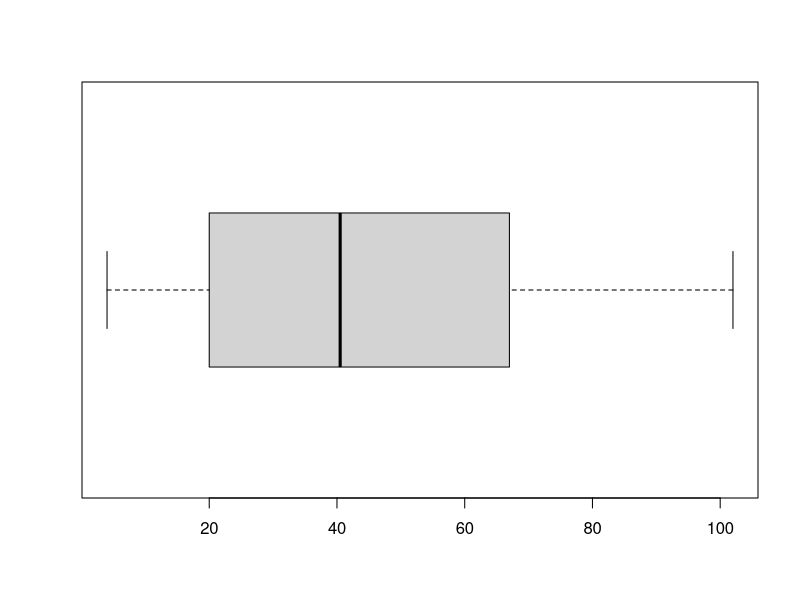

Generate this figure with R:
#Ejercicio 1: crea un vector llamado num_Artefactos con los valores indicados
numArtefactos <- c( 17, 54, 10, 34, 90, 33, 49, 82, 12, 23, 56, 78, 44, 102, 10, 53, 4, 28, 37, 95)
#con la funcion 'c' podemos crear un vector y seleccionar todos los valores que queremos que contenga
class(numArtefactos) #con la función 'class' podemos saber si nuestros valores son enteros o dobles. 'numeric' con indica que son dobles. Vamos a pasarlos a enteros con 'as.integer'.
numArtefactos_int <- as.integer(numArtefactos)
class(numArtefactos_int) #ahora vemos que cambia. En vez de decirnos 'numeric' nos dice 'integer'

#Ejercicio 2: Calcula la media del objeto ‘numArtefactos_int’.
media_numArtefactos_int <- mean(numArtefactos_int)
media_numArtefactos_int
#La media es 45.55. con la función 'mean' podemos saber la media aritmética de los valores de nuestro objeto

#Ejercicio 3: Calcula la mediana del objeto ‘numArtefactos_int’. Define brevemente la mediana: concepto y cálculo
mediana_numArtefactos_int <- median(numArtefactos_int) #la función 'median es la que nos permite calcular la mediana del vector
mediana_numArtefactos_int
#La mediana es 40.5. La mediana de un vector es un valor que divide el conjunto de datos ordenados en dos partes iguales. Es decir, la mitad de los datos están por encima de la mediana y la otra mitad están por debajo de ella.
#Para calcular la mediana se ordena el vector de menor a mayor o de mayor a menor. Si el número es impar, la mediana es el valor central. Si es par, la mediana es la media de los dos valores centrales.

#Ejercicio 4: Calcula la moda del objeto ‘numArtefactos_int’. Explica detalladamente el procedimiento para su cálculo: empleo de funciones, operadores etc.
moda_numArtefactos_int <- names(sort(table(numArtefactos_int), decreasing = TRUE))[1]
moda_numArtefactos_int
#La moda es 10. Para calcular la moda de nuestro vector (valor que aparece con mayor frecuencia). Con la función 'table' calculamos la frecuencia de cada valor de nuestro vector. La función 'sort' ordena los valores de la tabla en orden descendente.
#La función names devuelve los nombres de los valores ordenados, y el [1] se utiliza para seleccionar el valor con mayor frecuencia (en nuestro caso es 10, que es el único valor que se repite).

#Ejercicio 5: Calcula el número de veces que se repite el valor correspondiente con la moda.
tabla_freq <- table(numArtefactos_int) #creamos una tabla de frecuencia para cada valor del objeto
max(tabla_freq) #Se repite 2 veces. con la función 'max' y la tabla de frecuencia podemos saber el número de veces que se repite la moda

#Ejercicio 6: Calcula los cuartiles del objeto ‘numArtefactos_int’.
cuartiles <- quantile(numArtefactos_int, probs = c(0.25, 0.5, 0.75)) #para calcular los cuartiles usaremos la función 'quantile'. 'probs' es un vector que contiene los percentiles que deseas calcular. Para calcular los cuartiles, establecemos probs en c(0.25, 0.5, 0.75), que corresponde a los percentiles 25, 50 y 75.
cuartiles #cuartiles: 21.5 (25%), 40.5 (50%), 61.5 (75%)

#Ejercicio 7: Calcula el rango intercuartílico del objeto ‘numArtefactos_int’. Interpreta el resultado
rango_intercual <- IQR(numArtefactos_int)
rango_intercual #El rango intercualitico es 40. para calcular el rango intercualitico usaremos la funcion 'IQR'. el rango intercualitico (IQR)es una medida de dispersión utilizada en estadística que se define como la diferencia entre el tercer cuartil y el primer cuartil de un conjunto de datos. Nos da información sobre la dispersión de los valores que se encuentran en la "mitad central" del conjunto de datos

#Ejercicio 8: Calcula el rango del objeto ‘numArtefactos_int’. Almacena el rango en un vector denominado ‘rango_artefactos’.
rango <- sum(numArtefactos_int != 0)
rango #El rango es 20. para calcular el rango de un vector (número de componentes no nulos), usaremos la función 'sum', para sumar los elementos del vector que no son 0.

#Ejercicio 9: Calcula la varianza del objeto ‘numArtefactos_int’. Emplea 2 funciones para su cálculo
varianza <- var(numArtefactos_int)
varianza #para calcular la varianza (medida de dispersión que indica cuánto varían los valores de un conjunto de datos con respecto a su media), usaremos la función 'var'. Esta función es la más sencilla pero también podemos hacerla a mano 
longitud <- length(numArtefactos_int) #primero debemos calcular la longitud del vector
varianza2 <- sum((numArtefactos_int - media_numArtefactos_int)^2) / (longitud - 1)
varianza2 #vemos que ambas dan el mismo resultado 927.1026

#Ejercicio 10: 10.Calcula la desviación estándar del objeto ‘numArtefactos_int’. Emplea 2 funciones para su cálculo.
desv_estand <- sd(numArtefactos_int) #para calcular la desviación estándar, usaremos la función 'sd'
desv_estand
longitud
desv_estans_2 <- sqrt(sum((numArtefactos_int - media_numArtefactos_int)^2) / (longitud - 1))
desv_estans_2 #otra manera de calcular la desviación estándar es hacerlo a mano usando la fórmula de desviación estándar, donde incluimos la media del vector y su longitud.
#ambos dan el mismo resultado: 30.44836

#Ejercicio 11: ¿En qué se diferencia la desviación estándar de la varianza?
#La varianza y la desviación estándar son dos medidas de dispersión utilizadas comúnmente en estadística para describir la variabilidad de un conjunto de datos.
#la principal diferencia entre la varianza y la desviación estándar es que la varianza se expresa en unidades al cuadrado, mientras que la desviación estándar se expresa en las mismas unidades que los datos originales. Además, la desviación estándar es una medida más intuitiva de la variabilidad de los datos porque se encuentra en la misma escala que los datos originales.

#Ejercicio 12: 12.Visualiza gráficamente de manera horizontal la dispersión del objeto ‘numArtefactos_int’.
boxplot(numArtefactos_int, horizontal = TRUE) #con 'bloxplot' podemos crear un gráfico de dispersión, y marcando 'horiz = TRUE' lo tendremos de manera horizontal

#Ejercicio 13: Crea un vector llamado ‘vector3’
vector3 <- c(21, 45, 33, 98, 34, 90, 67, 87, 45, 11, 73, 38, 28, 15, 50, 57, 12, 87, 29, 1)

#Ejercicio 14: 14.Calcula el coeficiente de variación de los objetos: 1)‘numArtefactos_int’ y 2)‘vector3’. Emplea 2 funciones para su cálculo. Compara e interpreta los resultados.
desvest_numArtefactos_int <- sd(numArtefactos_int)#calcular la desviacion estandar
desvest_vector3 <- sd(vector3)
media_numArtefactos_int <- mean(numArtefactos_int)#calcular la media de los vectores
media_vector3 <- mean(vector3)
coefvar_numArtefactos_int <- (desvest_numArtefactos_int / media_numArtefactos_int) *100
coefvar_vector3 <- (desvest_vector3 / media_vector3) *100 #calcular el coeficiente de variación

#Ejercicio 15: Genera una tabla-resumen de los estadísticos descriptivos expuestos: media, mediana, desviación estándar etc.
summary(media_numArtefactos_int)
summary(media_vector3)
summary(mediana_numArtefactos_int)
summary(desvest_numArtefactos_int) #con la función 'summary' podemos obetner estadísticas descriptivas básicas

#Ejercicio 16: 
library(e1071) #cargamos el paquete
skewness(vector3) #con 'skewness' podemos calcular el coeficiente de asimetría del vector: 0.3138528
#Si el valor es positivo, significa que la distribución tiene una cola hacia la derecha (es decir, está sesgada hacia la derecha), mientras que si el valor es negativo, significa que la distribución tiene una cola hacia la izquierda (es decir, está sesgada hacia la izquierda). Un valor cercano a cero indica que la distribución es aproximadamente simétrica.

#Ejercicio 17: 
library(e1071) #cargamos el paquete
kurtosis(vector3) #con la función 'kurtosis' podemos calcular la curtosis el vector: -1.237981
#Un valor negativo indica que la distribución es platicúrtica (aplanada) en comparación con una distribución normal. Un valor positivo indica que la distribución es leptocúrtica (puntiaguda) en comparación con una distribución normal. Un valor cercano a cero indica que la distribución tiene una forma similar a una distribución normal. 

